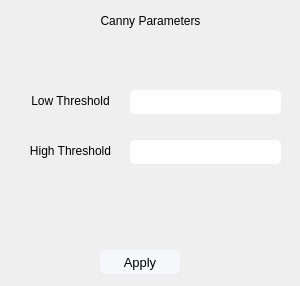
<?xml version="1.0" encoding="UTF-8"?>
<ui version="4.0">
 <class>CannyParameters</class>
 <widget class="QDialog" name="CannyParameters">
  <property name="geometry">
   <rect>
    <x>0</x>
    <y>0</y>
    <width>300</width>
    <height>286</height>
   </rect>
  </property>
  <property name="windowTitle">
   <string>Dialog</string>
  </property>
  <widget class="QLabel" name="label">
   <property name="geometry">
    <rect>
     <x>0</x>
     <y>10</y>
     <width>301</width>
     <height>21</height>
    </rect>
   </property>
   <property name="styleSheet">
    <string notr="true">font: 900 15pt &quot;Segoe UI Black&quot;;
color: rgb(0, 0, 0);</string>
   </property>
   <property name="text">
    <string>Canny Parameters</string>
   </property>
   <property name="alignment">
    <set>Qt::AlignCenter</set>
   </property>
  </widget>
  <widget class="QLineEdit" name="LowThresholdValue">
   <property name="geometry">
    <rect>
     <x>130</x>
     <y>140</y>
     <width>151</width>
     <height>24</height>
    </rect>
   </property>
   <property name="styleSheet">
    <string notr="true">border-radius: 5px;</string>
   </property>
  </widget>
  <widget class="QLineEdit" name="HighThresholdValue">
   <property name="geometry">
    <rect>
     <x>130</x>
     <y>90</y>
     <width>151</width>
     <height>24</height>
    </rect>
   </property>
   <property name="styleSheet">
    <string notr="true">border-radius: 5px;</string>
   </property>
  </widget>
  <widget class="QLabel" name="label_2">
   <property name="geometry">
    <rect>
     <x>20</x>
     <y>90</y>
     <width>101</width>
     <height>21</height>
    </rect>
   </property>
   <property name="styleSheet">
    <string notr="true">font: 900 10pt &quot;Segoe UI Black&quot;;
color: rgb(0, 0, 0);</string>
   </property>
   <property name="text">
    <string>Low Threshold</string>
   </property>
   <property name="alignment">
    <set>Qt::AlignCenter</set>
   </property>
  </widget>
  <widget class="QPushButton" name="pushButton">
   <property name="geometry">
    <rect>
     <x>100</x>
     <y>250</y>
     <width>80</width>
     <height>24</height>
    </rect>
   </property>
   <property name="styleSheet">
    <string notr="true">QPushButton{
border-width: 1.5px;
border-radius: 5px;
font-size: 13px;
background-color: rgb(246, 247, 250);
color: black;
}

QPushButton:hover:!pressed{
background-color: qlineargradient(x1: 0.5, y1: 1, x2: 0.5, y2: 1, stop: 0 #dadbde, stop: 1 #f6f7fa);
}</string>
   </property>
   <property name="text">
    <string>Apply</string>
   </property>
  </widget>
  <widget class="QLabel" name="label_3">
   <property name="geometry">
    <rect>
     <x>20</x>
     <y>140</y>
     <width>101</width>
     <height>21</height>
    </rect>
   </property>
   <property name="styleSheet">
    <string notr="true">font: 900 10pt &quot;Segoe UI Black&quot;;
color: rgb(0, 0, 0);</string>
   </property>
   <property name="text">
    <string>High Threshold</string>
   </property>
   <property name="alignment">
    <set>Qt::AlignCenter</set>
   </property>
  </widget>
 </widget>
 <resources/>
 <connections/>
</ui>
